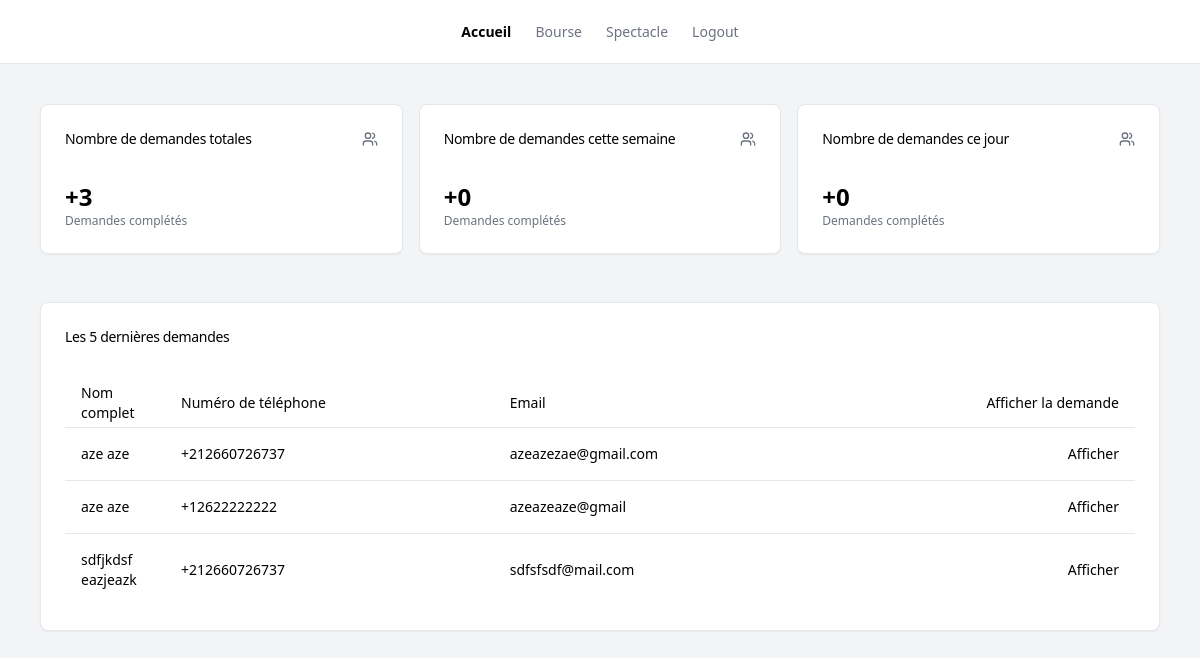
Screenshot of /dashboard/home.php (signed in) with the database file from the repository.
### tables this page shows
CREATE TABLE `demande` (
  `id` varchar(255) NOT NULL,
  `firstName` varchar(255) DEFAULT NULL,
  `lastName` varchar(255) DEFAULT NULL,
  `dateNaissance` date DEFAULT NULL,
  `gender` tinyint(1) DEFAULT NULL,
  `email` varchar(255) DEFAULT NULL,
  `phoneNumber` varchar(255) DEFAULT NULL,
  `country` varchar(255) DEFAULT NULL,
  `domaineSouhaite` varchar(255) DEFAULT NULL,
  `etablissementPrefere` varchar(255) DEFAULT NULL,
  `dernierDiplome` varchar(255) DEFAULT NULL,
  `anneeEtude` varchar(255) DEFAULT NULL,
  `dates` date NOT NULL DEFAULT current_timestamp()
);

### include/fonctions.php (called while the page is built, shortened)
<?php
function getAllTimeForms(){
    $database = new Connection();
    $db = $database->openConnection();
    $sql = $db->prepare("SELECT COUNT(*) as count FROM demande");
    $sql->execute();
    $count = $sql->fetchColumn();
    return $count;
}
function getWeeklyForms(){
    $database = new Connection();
    $db = $database->openConnection();
    $sql = $db->prepare("SELECT COUNT(*) as count FROM demande WHERE WEEK(dates) = WEEK(CURRENT_DATE)");
    $sql->execute();
    $count = $sql->fetchColumn();
    return $count;
}
function getDailyForms(){
    $database = new Connection();
    $db = $database->openConnection();
    $sql = $db->prepare("SELECT COUNT(*) as count FROM demande WHERE DATE(dates) = CURDATE()");
    $sql->execute();
    $count = $sql->fetchColumn();
    return $count;
}
?>

### dashboard/home.php (the view, shortened to what this page needs)
<?php
require_once '../include/fonctions.php';
$database = new Connection();
$db = $database->openConnection();
$sql = $db->prepare("SELECT * FROM demande ORDER BY dates DESC LIMIT 5");
$row = $sql->execute();
?>
<!DOCTYPE html>
<html>
    <head>
        <script src="https://cdn.tailwindcss.com"></script>
    </head>
    <body>
    <div class="flex flex-col w-full min-h-screen bg-gray-100">
  <header class="flex justify-center items-center h-16 px-4 border-b bg-white shrink-0 md:px-6 sticky absolute top-0">
    <nav class="flex-row gap-12 text-lg font-medium md:flex md:flex-row md:items-center md:gap-5 md:text-sm lg:gap-6">
      <a class="font-bold" href="/dashboard/home">
        Accueil
      </a>
      <a class="text-gray-500 dark:text-gray-400" href="demandes">
        Bourse
      </a>
      <a class="text-gray-500 dark:text-gray-400" href="event">
        Spectacle
      </a>
      <a class="text-gray-500 dark:text-gray-400" href="logout">
        Logout
      </a>
    </nav>
  </header>
  <main class="flex min-h-[calc(100vh-_theme(spacing.16))] flex-1 flex-col gap-4 p-4 md:gap-8 md:p-10">
    <div class="grid gap-4 md:grid-cols-2 lg:grid-cols-3">
      <div class="rounded-lg border bg-card text-card-foreground shadow-sm bg-white" data-v0-t="card">
        <div class="p-6 flex flex-row items-center justify-between pb-2 space-y-0">
          <h3 class="tracking-tight text-sm font-medium">Nombre de demandes totales</h3>
        </div>
        <div class="p-6">
          <div class="text-2xl font-bold">+<?php echo getAllTimeForms(); ?></div>
          <p class="text-xs text-gray-500 dark:text-gray-400">Demandes complétés</p>
        </div>
      </div>
      <div class="rounded-lg border bg-card text-card-foreground shadow-sm bg-white" data-v0-t="card">
        <div class="p-6 flex flex-row items-center justify-between pb-2 space-y-0">
          <h3 class="tracking-tight text-sm font-medium">Nombre de demandes cette semaine</h3>
        </div>
        <div class="p-6">
          <div class="text-2xl font-bold">+<?php echo getWeeklyForms(); ?></div>
          <p class="text-xs text-gray-500 dark:text-gray-400">Demandes complétés</p>
        </div>
      </div>
      <div class="rounded-lg border bg-card text-card-foreground shadow-sm bg-white" data-v0-t="card">
        <div class="p-6 flex flex-row items-center justify-between pb-2 space-y-0">
          <h3 class="tracking-tight text-sm font-medium">Nombre de demandes ce jour</h3>
        </div>
        <div class="p-6">
          <div class="text-2xl font-bold">+<?php echo getDailyForms(); ?></div>
          <p class="text-xs text-gray-500 dark:text-gray-400">Demandes complétés</p>
        </div>
      </div>
    </div>
    <div class="rounded-lg border bg-card text-card-foreground shadow-sm mt-4 bg-white" data-v0-t="card">
      <div class="flex flex-col space-y-1.5 p-6 pb-2">
        <h3 class="tracking-tight text-sm font-medium">Les 5 dernières demandes</h3>
      </div>
      <div class="p-6">
        <div class="relative w-full overflow-auto">
          <table class="w-full caption-bottom text-sm">
            <thead class="[&amp;_tr]:border-b">
              <tr class="border-b transition-colors hover:bg-muted/50 data-[state=selected]:bg-muted">
                <th class="h-12 px-4 text-left align-middle font-medium text-muted-foreground [&amp;:has([role=checkbox])]:pr-0 w-[100px]">
                  Nom complet
                </th>
                <th class="h-12 px-4 text-left align-middle font-medium text-muted-foreground [&amp;:has([role=checkbox])]:pr-0">
                  Numéro de téléphone
                </th>
                <th class="h-12 px-4 text-left align-middle font-medium text-muted-foreground [&amp;:has([role=checkbox])]:pr-0">
                  Email
                </th>
                <th class="h-12 px-4 align-middle font-medium text-muted-foreground [&amp;:has([role=checkbox])]:pr-0 text-right">
                  Afficher la demande
                </th>
              </tr>
            </thead>
            <tbody class="[&amp;_tr:last-child]:border-0">
                <?php
                    while($row = $sql->fetch(PDO::FETCH_ASSOC)){
                ?>
              <tr class="border-b transition-colors hover:bg-muted/50 data-[state=selected]:bg-muted">
                <td class="p-4 align-middle [&amp;:has([role=checkbox])]:pr-0 font-medium"><?=$row['firstName']?> <?=$row['lastName']?></td>
                <td class="p-4 align-middle [&amp;:has([role=checkbox])]:pr-0"><?=$row['phoneNumber']?></td>
                <td class="p-4 align-middle [&amp;:has([role=checkbox])]:pr-0"><?=$row['email']?></td>
                <td class="p-4 align-middle [&amp;:has([role=checkbox])]:pr-0 text-right"><a href="./demandes.php?id=<?=$row['id']?>">Afficher</a></td>
              </tr>
              <?php
                    }
                ?>
            </tbody>
          </table>
        </div>
      </div>
    </div>
  </main>
</div>
    </body>
</html>

### rows the page displays
demande: firstName "aze", lastName "aze", phoneNumber "+212660726737", email "azeazezae@gmail.com"
demande: firstName "aze", lastName "aze", phoneNumber "+12622222222", email "azeazeaze@gmail"
demande: firstName "sdfjkdsf", lastName "eazjeazk", phoneNumber "+212660726737", email "sdfsfsdf@mail.com"

### other values shown
getAllTimeForms() "3"
getWeeklyForms() "0"
getDailyForms() "0"
